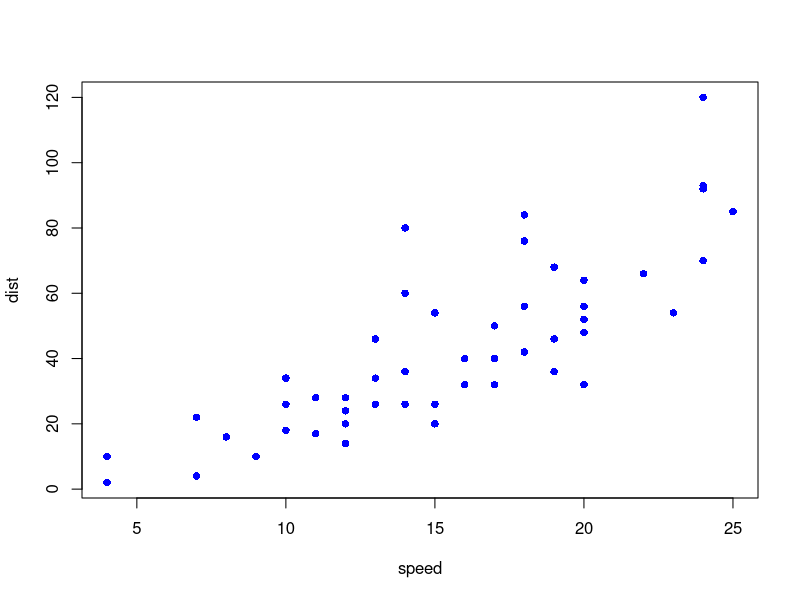

Source code (R):
## ---- chunk 1
plot(cars, col="blue", pch=16)
